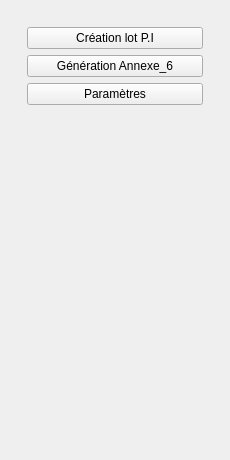
<?xml version="1.0" encoding="UTF-8"?>
<ui version="4.0">
 <class>GestionnairePiDockWidgetBase</class>
 <widget class="QDockWidget" name="GestionnairePiDockWidgetBase">
  <property name="windowTitle">
   <string>Gestionnaire PI</string>
  </property>
  <widget class="QWidget" name="dockWidgetContents">
   <layout class="QVBoxLayout" name="verticalLayout">
    <item>
     <widget class="QStackedWidget" name="stackedWidget">
      <property name="currentIndex">
       <number>0</number>
      </property>
      <!-- Page : Menu Principal -->
      <widget class="QWidget" name="page_main_menu">
       <layout class="QVBoxLayout" name="mainMenuLayout">
        <item>
         <widget class="QWidget" name="buttonContainer">
          <layout class="QVBoxLayout" name="buttonLayout">
           <item>
            <widget class="QPushButton" name="btn_creation_lot">
             <property name="text">
              <string>Création lot P.I</string>
             </property>
            </widget>
           </item>
           <item>
            <widget class="QPushButton" name="btn_annexe6">
             <property name="text">
              <string>Génération Annexe_6</string>
             </property>
            </widget>
           </item>
           <item>
            <widget class="QPushButton" name="btn_parametres">
             <property name="text">
              <string>Paramètres</string>
             </property>
            </widget>
           </item>
          </layout>
         </widget>
        </item>
        <item>
         <spacer name="mainMenuSpacer">
          <property name="orientation">
           <enum>Qt::Vertical</enum>
          </property>
          <property name="sizeHint" stdset="0">
           <size>
            <width>20</width>
            <height>40</height>
           </size>
          </property>
         </spacer>
        </item>
       </layout>
      </widget>
      <!-- Page : Création lot P.I -->
		<widget class="QWidget" name="page_creation_lot">
		 <layout class="QVBoxLayout" name="creationLotLayout">
		  <item>
		   <widget class="QLabel">
			<property name="text">
			 <string>INSEE :</string>
			</property>
		   </widget>
		  </item>
		  <item>
		   <widget class="QLineEdit" name="line_insee"/>
		  </item>
		  <item>
		   <widget class="QLabel">
			<property name="text">
			 <string>Emprises :</string>
			</property>
		   </widget>
		  </item>
		  <item>
		   <widget class="QComboBox" name="combo_emprises"/>
		  </item>
		  <item>
		   <widget class="QLabel">
			<property name="text">
			 <string>Linéaires :</string>
			</property>
		   </widget>
		  </item>
		  <item>
		   <layout class="QHBoxLayout">
			<item>
			 <widget class="QLineEdit" name="line_selected_layers">
			  <property name="readOnly">
			   <bool>true</bool>
			  </property>
			 </widget>
			</item>
			<item>
			 <widget class="QPushButton" name="btn_select_line_layers">
			  <property name="text">
			   <string>...</string>
			  </property>
			  <property name="maximumSize">
			   <size>
				<width>24</width>
				<height>24</height>
			   </size>
			  </property>
			 </widget>
			</item>
		   </layout>
		  </item>
		  <item>
		   <widget class="QLabel">
			<property name="text">
			 <string>Linéaires ME :</string>
			</property>
		   </widget>
		  </item>
		  <item>
		   <widget class="QComboBox" name="combo_lineaires_me"/>
		  </item>
		  <item>
		   <widget class="QCheckBox" name="inclure_classe_b">
			<property name="text">
			 <string>Inclure classe B</string>
			</property>
		   </widget>
		  </item>
		  <item>
		   <widget class="QLabel">
			<property name="text">
			 <string>Géoréférencement :</string>
			</property>
		   </widget>
		  </item>
		  <item>
		   <widget class="QComboBox" name="combo_georef"/>
		  </item>
		  <item>
		   <widget class="QLabel">
			<property name="text">
			 <string>Dossier de sortie :</string>
			</property>
		   </widget>
		  </item>
		  <item>
		   <layout class="QHBoxLayout">
			<item>
			 <widget class="QLineEdit" name="line_output"/>
			</item>
			<item>
			 <widget class="QPushButton" name="btn_browse_output">
			  <property name="text">
			   <string>Parcourir</string>
			  </property>
			 </widget>
			</item>
		   </layout>
		  </item>
		  <item>
		   <widget class="QLabel">
			<property name="text">
			 <string>Dossier styles :</string>
			</property>
		   </widget>
		  </item>
		  <item>
		   <layout class="QHBoxLayout">
			<item>
			 <widget class="QLineEdit" name="line_styles"/>
			</item>
			<item>
			 <widget class="QPushButton" name="btn_browse_styles">
			  <property name="text">
			   <string>Parcourir</string>
			  </property>
			 </widget>
			</item>
		   </layout>
		  </item>
		  <item>
		   <layout class="QHBoxLayout" name="btnRowCreationLot">
			<item>
			 <widget class="QPushButton" name="btn_lancer_creation_lot">
			  <property name="text">
			   <string>Lancer</string>
			  </property>
			 </widget>
			</item>
			<item>
			 <widget class="QPushButton" name="btn_retour_creation_lot">
			  <property name="text">
			   <string>Retour</string>
			  </property>
			 </widget>
			</item>
		   </layout>
		  </item>
		  <item>
		   <spacer name="verticalSpacer">
			<property name="orientation">
			 <enum>Qt::Vertical</enum>
			</property>
			<property name="sizeHint" stdset="0">
			 <size>
			  <width>20</width>
			  <height>40</height>
			 </size>
			</property>
		   </spacer>
		  </item>
		 </layout>
		</widget>
      <!-- Page : Annexe 6 -->
		<widget class="QWidget" name="page_annexe6">
		 <layout class="QVBoxLayout" name="annexe6Layout">
		  <item>
		   <widget class="QLabel">
			<property name="text">
			 <string>Lineaires :</string>
			</property>
		   </widget>
		  </item>
		  <item>
		   <widget class="QComboBox" name="combo_troncons"/>
		  </item>
		  <item>
		   <widget class="QLabel">
			<property name="text">
			 <string>Zones de détection :</string>
			</property>
		   </widget>
		  </item>
		  <item>
		   <widget class="QComboBox" name="combo_zones"/>
		  </item>
		  <item>
		   <widget class="QLabel">
			<property name="text">
			 <string>Emprises :</string>
			</property>
		   </widget>
		  </item>
		  <item>
		   <widget class="QComboBox" name="combo_folios"/>
		  </item>
		  <item>
		   <widget class="QLabel">
			<property name="text">
			 <string>Dossier de sortie :</string>
			</property>
		   </widget>
		  </item>
		  <item>
		   <widget class="QLineEdit" name="line_output_folder"/>
		  </item>
		  <item>
		   <widget class="QPushButton" name="btn_browse_folder">
			<property name="text">
			 <string>Parcourir</string>
			</property>
		   </widget>
		  </item>
		  <item>
		   <layout class="QHBoxLayout">
			<item>
			 <widget class="QPushButton" name="btn_annexe6_lancer">
			  <property name="text">
			   <string>Lancer</string>
			  </property>
			 </widget>
			</item>
			<item>
			 <widget class="QPushButton" name="btn_annexe6_retour">
			  <property name="text">
			   <string>Retour</string>
			  </property>
			 </widget>
			</item>
		   </layout>
		  </item>
		  <!-- Spacer -->
		  <item>
		   <spacer name="mainMenuSpacer">
			<property name="orientation">
			 <enum>Qt::Vertical</enum>
			</property>
			<property name="sizeHint" stdset="0">
			 <size>
			  <width>20</width>
			  <height>40</height>
			 </size>
			</property>
		   </spacer>
		  </item>
		 </layout>
		</widget>
        <!-- Page : Paramètres -->
		<widget class="QWidget" name="page_parametres">
		 <layout class="QVBoxLayout" name="parametresLayout">

		  <!-- Apparence -->
		  <item>
		   <widget class="QLabel">
			<property name="text">
			 <string>Thème :</string>
			</property>
		   </widget>
		  </item>
		  <item>
		   <widget class="QComboBox" name="combo_theme">
			<item>
			 <property name="text">
			  <string>Thème clair</string>
			 </property>
			</item>
			<item>
			 <property name="text">
			  <string>Thème sombre</string>
			 </property>
			</item>
		   </widget>
		  </item>
		  <item>
		   <widget class="QPushButton" name="btn_choose_color">
			<property name="text">
			 <string>Choisir une couleur</string>
			</property>
		   </widget>
		  </item>

		  <!-- Dossiers -->
		  <item>
		   <widget class="QLabel">
			<property name="text">
			 <string>Dossier de sortie par défaut :</string>
			</property>
		   </widget>
		  </item>
		  <item>
		   <widget class="QLineEdit" name="line_default_output"/>
		  </item>
		  <item>
		   <widget class="QPushButton" name="btn_browse_default_output">
			<property name="text">
			 <string>Parcourir</string>
			</property>
		   </widget>
		  </item>

		  <item>
		   <widget class="QLabel">
			<property name="text">
			 <string>Dossier style par défaut :</string>
			</property>
		   </widget>
		  </item>
		  <item>
		   <widget class="QLineEdit" name="line_default_styles"/>
		  </item>
		  <item>
		   <widget class="QPushButton" name="btn_browse_default_styles">
			<property name="text">
			 <string>Parcourir</string>
			</property>
		   </widget>
		  </item>

		  <!-- Autres options -->
		  <item>
		   <widget class="QCheckBox" name="check_logs">
			<property name="text">
			 <string>Afficher les logs détaillés</string>
			</property>
		   </widget>
		  </item>

		  <!-- Actions -->
		  <item>
		   <widget class="QPushButton" name="btn_save_settings">
			<property name="text">
			 <string>Enregistrer les paramètres</string>
			</property>
		   </widget>
		  </item>
		  <item>
		   <widget class="QPushButton" name="btn_param_retour">
			<property name="text">
			 <string>Retour</string>
			</property>
		   </widget>
		  </item>

		  <!-- Spacer -->
		  <item>
		   <spacer name="mainMenuSpacer">
			<property name="orientation">
			 <enum>Qt::Vertical</enum>
			</property>
			<property name="sizeHint" stdset="0">
			 <size>
			  <width>20</width>
			  <height>40</height>
			 </size>
			</property>
		   </spacer>
		  </item>

		 </layout>
		</widget>
     </widget> <!-- Fin du QStackedWidget -->
    </item>
   </layout>
  </widget>
 </widget>
 <resources/>
 <connections/>
</ui>
